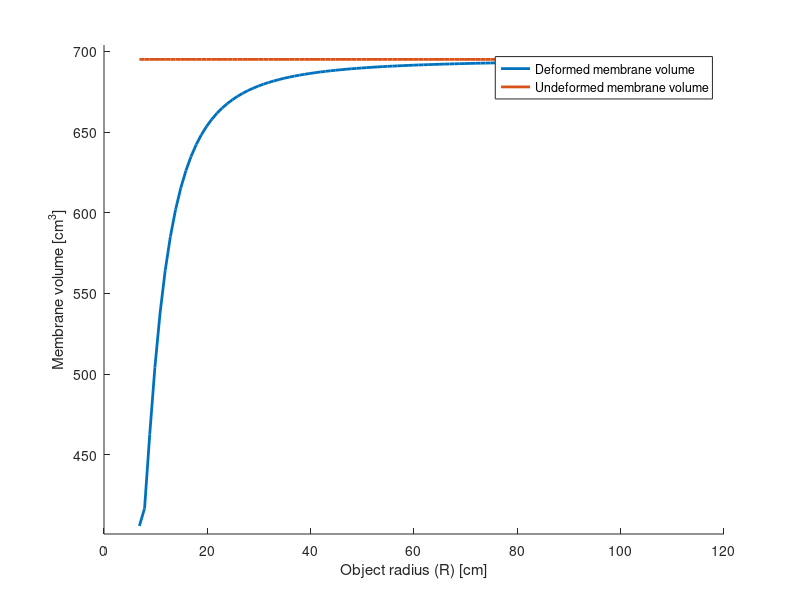

MATLAB code for this plot: (Note: this script raises an error after producing the figure.)
clc
clear

r0 = 1.5 * 2.54;
l0 = 6* 2.54;
Rmin = l0/(pi);
R = Rmin+2:1:round(Rmin)+100;

for j = 1:length(R)
theta = pi-l0/R(j);
% P0xu(j) = -(R(j)+r0)*cos(theta/2);
% P2xu(j) = -P0xu(j);
% P0yu(j)= (R(j)+r0)*sin(theta/2);
% P2yu(j) = P0yu(j);
% P1xu(j) = 0;
P0xu(j) = -(R(j)+2*r0)*cos(theta/2);
P2xu(j) = -P0xu(j);
P0yu(j)= (R(j)+2*r0)*sin(theta/2);
P2yu(j) = P0yu(j);
P1xu(j) = 0;
df = @(t, P1y)sqrt((2*(1-t)*(P1xu(j)-P0xu(j)) + 2*t*(P2xu(j)-P1xu(j))).^2 + (2*(1-t)*(P1y-P0yu(j)) + 2*t*(P2yu(j)-P1y)).^2);
n = 100;
dt = 1/n;
t = 0:dt:1;
f = @(P1y) abs(dt * 0.5 * sum(df(t(1:end-1), P1y) +  df(t(2:end), P1y))-l0);
options = optimset('TolX',1e-10);
P1yu(j) = fminbnd(f, R(j), 5*R(j), options);
% end
% 
% for j = 1:length(R)
% theta = pi-l0/R(j);
% P0xl(j) = -(R(j)-r0)*cos(theta/2);
% P2xl(j) = -P0xl(j);
% P0yl(j)= (R(j)-r0)*sin(theta/2);
% P2yl(j) = P0yl(j);
% P1xl(j) = 0;
P0xl(j) = -(R(j))*cos(theta/2);
P2xl(j) = -P0xl(j);
P0yl(j)= (R(j))*sin(theta/2);
P2yl(j) = P0yl(j);
P1xl(j) = 0;
df = @(t, P1y)sqrt((2*(1-t)*(P1xl(j)-P0xl(j)) + 2*t*(P2xl(j)-P1xl(j))).^2 + (2*(1-t)*(P1y-P0yl(j)) + 2*t*(P2yl(j)-P1y)).^2);
n = 1000;
dt = 1/n;
t = 0:dt:1;
f = @(P1y) abs(dt * 0.5 * sum(df(t(1:end-1), P1y) +  df(t(2:end), P1y))-l0);
options = optimset('TolX',1e-10);
P1yl(j) = fminbnd(f, 2 * R(j) - 0.5 * (P0yl(j)+P2yl(j)), 5*R(j), options);
% P1yl(j) = 2 * R(j) - 0.5 * (P0yl(j)+P2yl(j));
end
%%
t= linspace(0,1,100);
A=zeros(length(t), length(R));
for j= 1:length(R)
Xu = (1-t).^2 * P0xu(j) + 2*(1-t).*t * P1xu(j) + t.^2 * P2xu(j);
Yu = (1-t).^2 * P0yu(j) + 2*(1-t).*t * P1yu(j) + t.^2 * P2yu(j);
Xl = (1-t).^2 * P0xl(j) + 2*(1-t).*t * P1xl(j) + t.^2 * P2xl(j);
Yl = (1-t).^2 * P0yl(j) + 2*(1-t).*t * P1yl(j) + t.^2 * P2yl(j);
A(:,j) = ((Xu-Xl).^2+(Yu-Yl).^2).^0.5;
end

A = A/2;        % converting diameters to radius
p = 2*pi*r0;    % constant perimeter of each cross section
B = abs(2*r0^2 - A.^2).^0.5;    %calculating minor axis of the cross section
CS = pi * A.*B;     %calculating the area

for i = 1:size(CS, 2)
    V(i) = l0*trapz(t, CS(:,i));
end

figure(1)
hold on
plot(R, V,'LineWidth',2)
plot(R, pi*r0^2*l0*ones(length(R),1),'LineWidth',2)
xlabel('Object radius (R) [cm]')
ylabel('Membrane volume [cm^3]')
legend('Deformed membrane volume', 'Undeformed membrane volume')
ylim([min(V)-5, max(V)+10])
%%
clc
for j=1:5:length(R)
Xu = (1-t).^2 * P0xu(j) + 2*(1-t).*t * P1xu(j) + t.^2 * P2xu(j);
Yu = (1-t).^2 * P0yu(j) + 2*(1-t).*t * P1yu(j) + t.^2 * P2yu(j);
Xl = (1-t).^2 * P0xl(j) + 2*(1-t).*t * P1xl(j) + t.^2 * P2xl(j);
Yl = (1-t).^2 * P0yl(j) + 2*(1-t).*t * P1yl(j) + t.^2 * P2yl(j);
X= [];
Y=[];
Z=[];
    for i = 1:length(t)
        pitch = atan2((Yu(i)-Yl(i)),(Xu(i)-Xl(i)))+pi/2;
        [coordinates, h] = ellipse3D(B(i, j), A(i, j), mean([Xu(i),Xl(i)]), mean([Yu(i),Yl(i)]), 0, 100, -pitch, pi/2, 0);
        X = [X;coordinates(1,:)'];
        Y = [Y;coordinates(2,:)'];
        Z = [Z;coordinates(3,:)'];
    end
X=reshape(X,100,100);
Y=reshape(Y,100,100);
Z=reshape(Z,100,100);
figure()
hold on
C = abs(Z);
s = surf(X,Y,Z,C,'FaceAlpha',0.7);
s.EdgeColor = 'none';
% s.CData = C;
% plot(Xl,Yl,'*')
% plot(Xu,Yu,'*')
% plot3(X, Y, Z)
[xt, yt, zt] = cylinder(r0, 1000);
Xt = linspace(-l0/2, l0/2, 2)'.*ones(2, 1001);
Yt = xt + R(j) + r0;
Zt = yt;
s=surf(Xt, Yt, Zt);
s.EdgeColor = 'none';
s.FaceAlpha = 0.3;
s.FaceColor = 'b';
[Xc,Yc,Zc] = cylinder(R(j),100);
s = mesh(Xc,Yc,3*[ones(1,101);-ones(1,101)]);
s.FaceColor = 'k';
zlabel('Z [cm]')
xlabel('X [cm]')
ylabel('Y [cm]')
axis equal
title(['R = ', num2str(round(R(j)))])
end